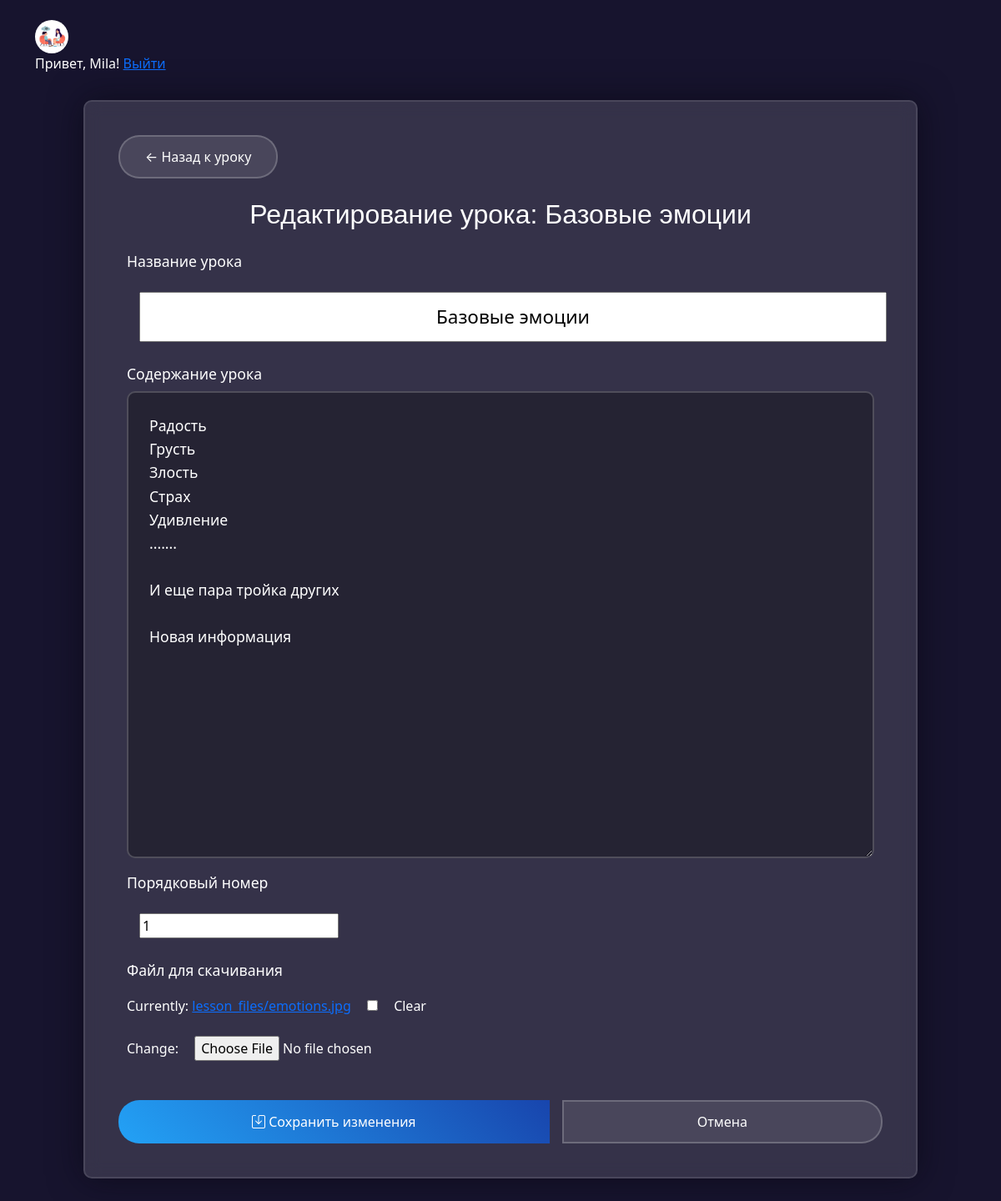
The page /courses/lesson/2/edit/ (signed in) on the database its author committed.
### users/models.py (models this page shows, shortened)
class CustomUser(AbstractUser):
    STUDENT = 1
    TEACHER = 2
    ROLE_CHOICES = (
        (STUDENT, 'Ученик'),
        (TEACHER, 'Преподаватель'),
    )
    role = models.PositiveSmallIntegerField(choices=ROLE_CHOICES, default=STUDENT)
    bio = models.TextField(blank=True, null=True)  # Описание профиля
    avatar = models.ImageField(upload_to='avatars/', null=True, blank=True)  # Фото профиля
    groups = models.ManyToManyField(
        Group,
        verbose_name='groups',
        blank=True,
        help_text="The groups this user belongs to",
        related_name="custom_user_set",
        related_query_name="custom_user",
    )
    user_permissions = models.ManyToManyField(
        Permission,
        verbose_name='user permissions',
        blank=True,
        help_text="Specific permissions for this user",
        related_name="custom_user_set",
        related_query_name="custom_user",
    )
    class Meta:
        swappable = "AUTH_USER_MODEL"

### courses/models.py (models this page shows, shortened)
class Lesson(models.Model):
    course = models.ForeignKey(Course, on_delete=models.CASCADE, related_name="lessons",
                               verbose_name="Курс")  # Курс, к которому принадлежит урок
    title = models.CharField(max_length=200, verbose_name="Название урока")
    content = models.TextField(verbose_name="Содержание урока")  # Текст урока
    order = models.PositiveIntegerField(validators=[MinValueValidator(1)], verbose_name="Порядковый номер")
    file = models.FileField(upload_to='lesson_files/', blank=True, null=True, verbose_name="Файл для скачивания")
    class Meta:
        verbose_name = "Урок"
        verbose_name_plural = "Уроки"
        ordering = ['order']  # Сортировка по порядку
        unique_together = ['course', 'order']

### courses/views.py (the view)
# urls.py: path('lesson/<int:lesson_id>/edit/', views.edit_lesson, name="edit_lesson"),
@login_required
def edit_lesson(request, lesson_id):
    lesson = get_object_or_404(Lesson, pk=lesson_id)
    check_teacher_access(request.user, lesson.course)
    if request.method == "POST":
        form = LessonForm(request.POST, request.FILES, instance=lesson)
        if form.is_valid():
            form.save()
            return redirect('courses:lesson_detail', lesson_id=lesson.id)
    else:
        form = LessonForm(instance=lesson)
    return render(request, 'courses/edit_lesson.html', {"form": form, "lesson": lesson})

### courses/forms.py
class LessonForm(forms.ModelForm):
    class Meta:
        model = Lesson
        fields = ['title', 'content', 'order', 'file']

### courses/views.py (called while the page is built)
def check_teacher_access(user, course):
    try:
        if user.role != get_user_model().TEACHER or course.teacher_id != user.id:
            raise PermissionDenied
    except AttributeError:
        raise PermissionDenied

### templates/courses/edit_lesson.html (shortened to what this page needs)
{% extends 'base.html' %}
{% block content %}
<div class="edit-container">
    <div class="mb-4">
        <a href="{% url 'courses:lesson_detail' lesson.id %}"
           class="btn btn-secondary">
            ← Назад к уроку
        </a>
    </div>
    <h2 class="text-center mb-4" style="color: #ffffff; font-family: 'Poppins', sans-serif;">
        Редактирование урока: {{ lesson.title }}
    </h2>
    <form method="post" enctype="multipart/form-data">
        {% for field in form %}
            <div class="form-group">
                <label class="form-label" for="{{ field.id_for_label }}">
                    {{ field.label }}
                </label>
                {{ field }}
            </div>
        {% endfor %}
        <div class="btn-group">
            <button type="submit" class="btn btn-primary">
                <i class="bi bi-save"></i> Сохранить изменения
            </button>
            <a href="{% url 'courses:lesson_detail' lesson.id %}"
               class="btn btn-secondary">
                Отмена
            </a>
        </div>
    </form>
</div>
{% endblock %}

### templates/base.html (shortened to what this page needs)
<!DOCTYPE html>
<html>
<head>
    <link href="https://cdn.jsdelivr.net/npm/bootstrap@5.0.2/dist/css/bootstrap.min.css" rel="stylesheet">
    <link rel="stylesheet" href="https://cdn.jsdelivr.net/npm/bootstrap-icons@1.11.1/font/bootstrap-icons.css">
</head>
<body class="container">
    <header class="my-4">
        {% if user.is_authenticated %}
        <div class="default-avatar">
            <a href="{% url 'users:profile' %}">
                {% if user.avatar %} <img src="{{ user.avatar.url }}"class="avatar"style="width: 40px !important; height: 40px !important; border-radius: 50% !important;">
                {% else %}
                <i class="bi bi-person"style="width: 40px !important; height: 40px !important; border-radius: 50% !important;"></i>
                {% endif %}
            </a>
        </div>
        <span style="color: white !important;">Привет, {{ user.username }}! </span> <a href="{% url 'users:logout' %}">Выйти</a>
        {% endif %}
    </header>
    <main>
        {% block content %}{% endblock %}
    </main>
</body>
</html>

### templates/courses/edit_lesson.html (style rules this page uses)
body { background-color: rgb(23, 20, 46); color: #ffffff; }
.edit-container { max-width: 1000px; margin: 2rem auto; padding: 40px; background: rgba(255,255,255,0.13); backdrop-filter: blur(10px); border: 2px solid rgba(255,255,255,0.1); border-radius: 10px; box-shadow: 0 0 40px rgba(8,7,16,0.6); }
#id_title { font-size: 1.4rem; padding: 15px 20px; height: 60px; width: 100%; text-align: center; }
#id_content { min-height: 300px; font-size: 1.1rem; line-height: 1.6; padding: 20px; resize: vertical; }
.form-label { color: #ffffff; font-size: 1.1rem; margin-bottom: 0.5rem; display: block; }
.form-group { margin: 10px; }
.btn-group { display: flex; gap: 1rem; margin-top: 2rem; }
.btn-primary { background: linear-gradient(45deg, #23a2f6, #1845ad); border: none; padding: 12px 30px; border-radius: 25px; }
.btn-secondary { background: rgba(255,255,255,0.1); border: 2px solid rgba(255,255,255,0.2); color: #ffffff; padding: 12px 30px; border-radius: 25px; }
#id_content { width: 100%; min-height: 70vh; height: auto; font-size: 1.1rem; line-height: 1.6; padding: 25px; background: rgba(0,0,0,0.3) !important; border: 2px solid rgba(255,255,255,0.2); color: #ffffff; border-radius: 10px; resize: vertical; transition: all 0.3s ease; }
input { margin: 15px; }

### rows shown on the page
CustomUser: avatar (picture), username "Mila"
Lesson: title "Базовые эмоции", form "Базовые эмоции" "Радость Грусть Злость Страх Удивление ....... И еще пара тройка других Новая информация" "1"

### other values the page prints
{{ field.label }} "Название урока" "Содержание урока" "Порядковый номер" "Файл для скачивания"
